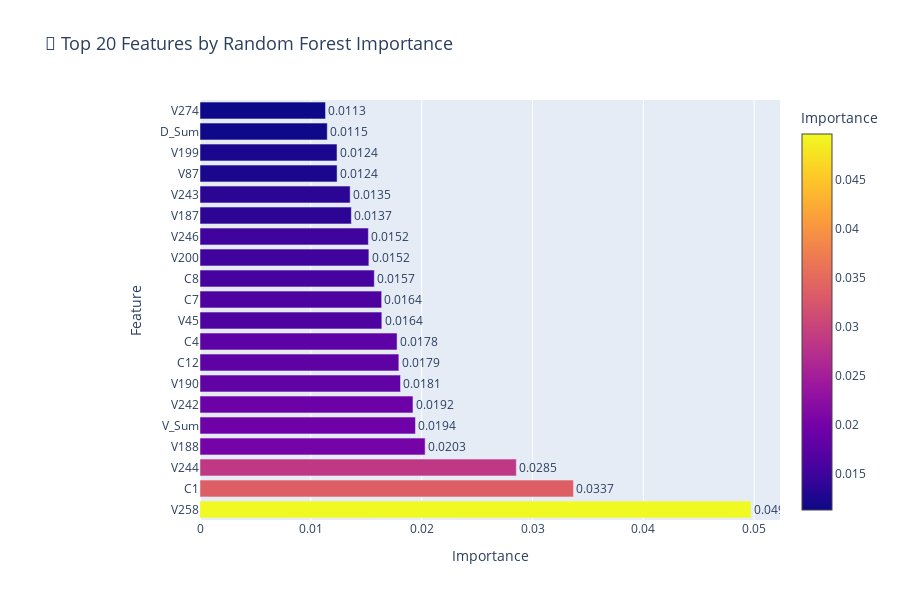

Here is the notebook cell this chart was saved with:
### Code cell
top_20_rf = rf_importance.head(20)

fig = go.Figure(go.Bar(
    x=top_20_rf['Importance'],
    y=top_20_rf['Feature'],
    orientation='h',
    marker=dict(
        color=top_20_rf['Importance'],
        colorscale='Plasma',
        showscale=True,
        colorbar=dict(title='Importance')
    ),
    text=[f'{x:.4f}' for x in top_20_rf['Importance']],
    textposition='outside'
))

fig.update_layout(
    title='🌲 Top 20 Features by Random Forest Importance',
    title_font_size=18,
    xaxis_title='Importance',
    yaxis_title='Feature',
    height=600,
    margin=dict(l=200)
)

fig.show()
fig.write_html(f'{BASE_PATH}/reports/figures/12_feature_importance_rf.html')

### Figure 1 — Plotly figure (JSON) as saved in the notebook; plotly's stock layout.template omitted (floating-point values rounded to 4 significant figures)
{"data": [{"marker": {"color": [0.04971, 0.0337, 0.02854, 0.02031, 0.01944, 0.01922, 0.01809, 0.01794, 0.01778, 0.01641, 0.01639, 0.01573, 0.01524, 0.01519, 0.01366, 0.01355, 0.01237, 0.01236, 0.01148, 0.01133], "colorbar": {"title": {"text": "Importance"}}, "colorscale": [[0, "#0d0887"], [0.1111, "#46039f"], [0.2222, "#7201a8"], [0.3333, "#9c179e"], [0.4444, "#bd3786"], [0.5556, "#d8576b"], [0.6667, "#ed7953"], [0.7778, "#fb9f3a"], [0.8889, "#fdca26"], [1, "#f0f921"]], "showscale": true}, "orientation": "h", "text": ["0.0497", "0.0337", "0.0285", "0.0203", "0.0194", "0.0192", "0.0181", "0.0179", "0.0178", "0.0164", "0.0164", "0.0157", "0.0152", "0.0152", "0.0137", "0.0135", "0.0124", "0.0124", "0.0115", "0.0113"], "textposition": "outside", "type": "bar", "x": [0.04971, 0.0337, 0.02854, 0.02031, 0.01944, 0.01922, 0.01809, 0.01794, 0.01778, 0.01641, 0.01639, 0.01573, 0.01524, 0.01519, 0.01366, 0.01355, 0.01237, 0.01236, 0.01148, 0.01133], "y": ["V258", "C1", "V244", "V188", "V_Sum", "V242", "V190", "C12", "C4", "V45", "C7", "C8", "V200", "V246", "V187", "V243", "V87", "V199", "D_Sum", "V274"]}], "layout": {"height": 600, "margin": {"l": 200}, "title": {"font": {"size": 18}, "text": "🌲 Top 20 Features by Random Forest Importance"}, "xaxis": {"title": {"text": "Importance"}}, "yaxis": {"title": {"text": "Feature"}}}}
